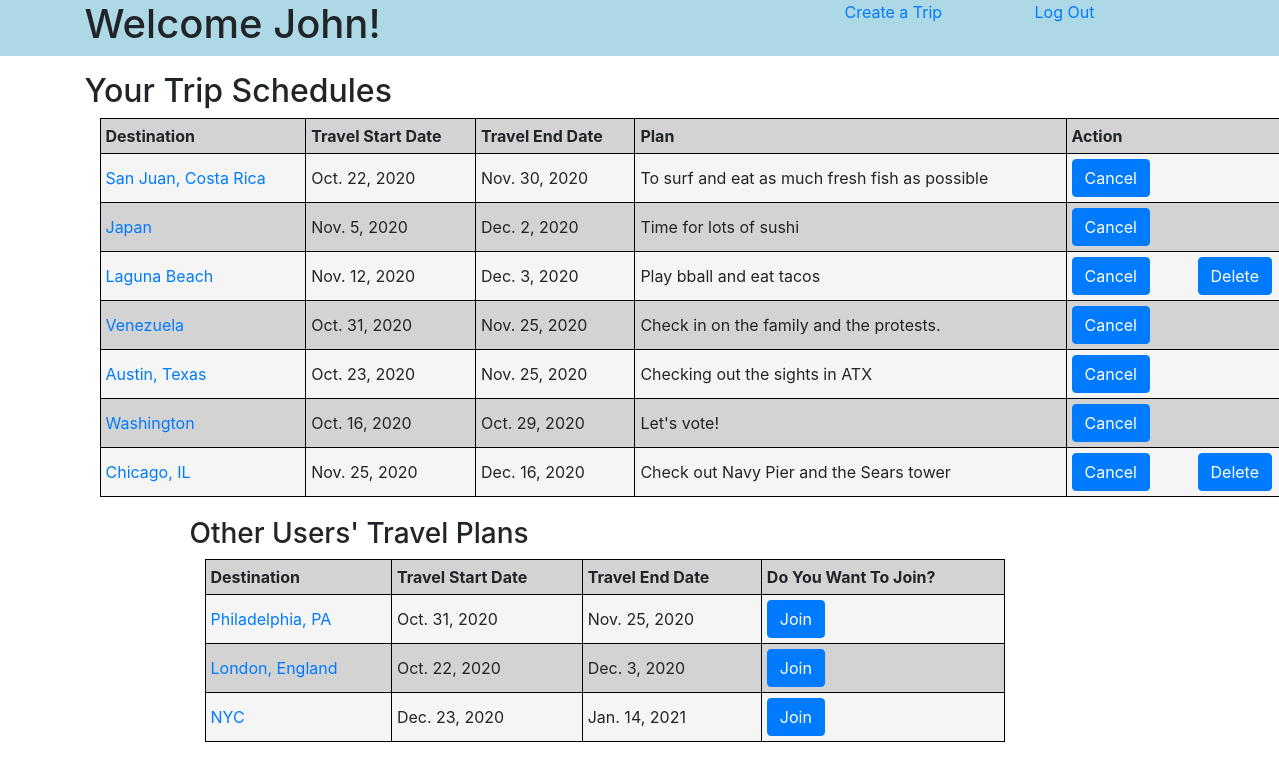
Page /success (signed in) on the committed database.
### test_1_app/models.py (models this page shows)
class User(models.Model):
    first_name = models.CharField(max_length=40)
    last_name = models.CharField(max_length=40)
    email = models.CharField(max_length=40)
    birthday = models.DateField()
    password = models.TextField()
    created_at = models.DateTimeField(auto_now_add=True)
    updated_at = models.DateTimeField(auto_now=True)
    objects = UserManager()

class Trip(models.Model):
    destination = models.TextField()
    plan = models.TextField()
    date_from = models.DateField()
    date_to = models.DateField()
    creator = models.ForeignKey(User, related_name="created_trips", on_delete=models.CASCADE)
    attendees = models.ManyToManyField(User, related_name="trips_attending")
    created_at = models.DateTimeField(auto_now_add=True)
    updated_at = models.DateTimeField(auto_now=True)
    objects = TripManager()

### test_1_app/views.py (the view)
# urls.py: path('success', views.welcome),
def welcome(request):
    if 'user_id' not in request.session:
        messages.error(request, "You need to register or log in!")
        return redirect('/')
    context = {
        'user': User.objects.get(id=request.session['user_id']),
        'trips': Trip.objects.all()
    }
    return render(request, 'dashboard.html', context)

### test_1_app/templates/dashboard.html (shortened to what this page needs)
<!DOCTYPE html>
<html lang="en">
<head>
    <link rel="stylesheet" href="https://stackpath.bootstrapcdn.com/bootstrap/4.5.2/css/bootstrap.min.css">
    {% load static %}
    <link rel="stylesheet" href="{% static 'style.css' %}">
</head>
<body>
    <div class="container-fluid mb-3" class="alert alert-secondary" style="background-color: lightblue;">
        <div class="container">
            <div class="row">
                <div class="col-8">
                    <h1>Welcome {{user.first_name}}!</h1>
                </div>
                <div class="col-2">
                    <a href="/trip/create">Create a Trip</a>
                </div>
                <div class="col-2">
                    <a href="/logout">Log Out</a>
                </div>
            </div>
        </div>
    </div>
    <div class="container">
        <div class="row">
            <div class="col-4">
                <h2>Your Trip Schedules</h2>
            </div>
        </div>
        <div class="row mx-auto">
            <div class="col">
                <table class="my_trips">
                    <tr>
                        <th>Destination</th>
                        <th>Travel Start Date</th>
                        <th>Travel End Date</th>
                        <th>Plan</th>
                        <th>Action</th>
                    </tr>
                    {% for trip in user.trips_attending.all %}
                    <tr style="max-height: 30px;">
                        <td><a href="/trip/{{trip.id}}">{{trip.destination}}</a></td>
                        <td>{{trip.date_from}}</td>
                        <td>{{trip.date_to}}</td>
                        <td style="max-width: 500px;">{{trip.plan}}</td>
                        <td>
                            <div class="row">
                                <div class="col">
                                <form action="/trip/remove/{{trip.id}}" method="POST">
                                    <button type="submit" class="btn btn-primary">Cancel</button>
                                </form>
                                </div>
                                {% if trip in user.created_trips.all %}
                                <div class="col">
                                    <form action="/trip/delete/{{trip.id}}" method="POST">
                                        <button type="submit" class="btn btn-primary">Delete</button>
                                    </form>
                                {% endif %}
                                </td>
                                </div>
                            </div>
                    {% endfor %}
                    </tr>
        <div class="bot_container">
            <div class="row">
                <div class="col-6">
                    <h3>Other Users' Travel Plans</h3>
                </div>
            </div>
            <div class="row mx-auto">
                <div class="col">
                    <table class="other_trips">
                        <tr>
                            <th>Destination</th>
                            <th>Travel Start Date</th>
                            <th>Travel End Date</th>
                            <th>Do You Want To Join?</th>
                        </tr>
                        {% for trip in trips %}
                            {% if trip not in user.trips_attending.all %}
                        <tr>
                            <td><a href="/trip/{{trip.id}}">{{trip.destination}}</a></td>
                            <td>{{trip.date_from}}</td>
                            <td>{{trip.date_to}}</td>
                            <td><form action="/trip/join/{{trip.id}}" method="POST">
                                <button type="submit" class="btn btn-primary">Join</button>
                                </form></td>
                        </tr>
                            {% endif %}
                        {% endfor %}
                    </table>
                </div>
            </div>
        </div>
</body>
</html>

### test_1_app/static/style.css (style rules this page uses)
table, th, tr, td { border: 1px solid black; border-collapse: collapse; }
th, tr, td { padding: 5px; }
.my_trips { width: 1200px; margin-bottom: 20px; }
.other_trips { width: 800px; margin-bottom: 20px; }
.bot_container { width: 900px; margin: auto; }
tr:nth-child(even) { background-color: whitesmoke; }
tr:nth-child(odd) { background-color: lightgray; }

### rows in the picture
User: first_name "John"
Trip: destination "San Juan, Costa Rica", date_from "Oct. 22, 2020", date_to "Nov. 30, 2020", plan "To surf and eat as much fresh fish as possible"
Trip: destination "Japan", date_from "Nov. 5, 2020", date_to "Dec. 2, 2020", plan "Time for lots of sushi"
Trip: destination "Laguna Beach", date_from "Nov. 12, 2020", date_to "Dec. 3, 2020", plan "Play bball and eat tacos"
Trip: destination "Venezuela", date_from "Oct. 31, 2020", date_to "Nov. 25, 2020", plan "Check in on the family and the protests."
Trip: destination "Austin, Texas", date_from "Oct. 23, 2020", date_to "Nov. 25, 2020", plan "Checking out the sights in ATX"
Trip: destination "Washington", date_from "Oct. 16, 2020", date_to "Oct. 29, 2020", plan "Let's vote!"
Trip: destination "Chicago, IL", date_from "Nov. 25, 2020", date_to "Dec. 16, 2020", plan "Check out Navy Pier and the Sears tower"
Trip: destination "Philadelphia, PA", date_from "Oct. 31, 2020", date_to "Nov. 25, 2020"
Trip: destination "London, England", date_from "Oct. 22, 2020", date_to "Dec. 3, 2020"
Trip: destination "NYC", date_from "Dec. 23, 2020", date_to "Jan. 14, 2021"
